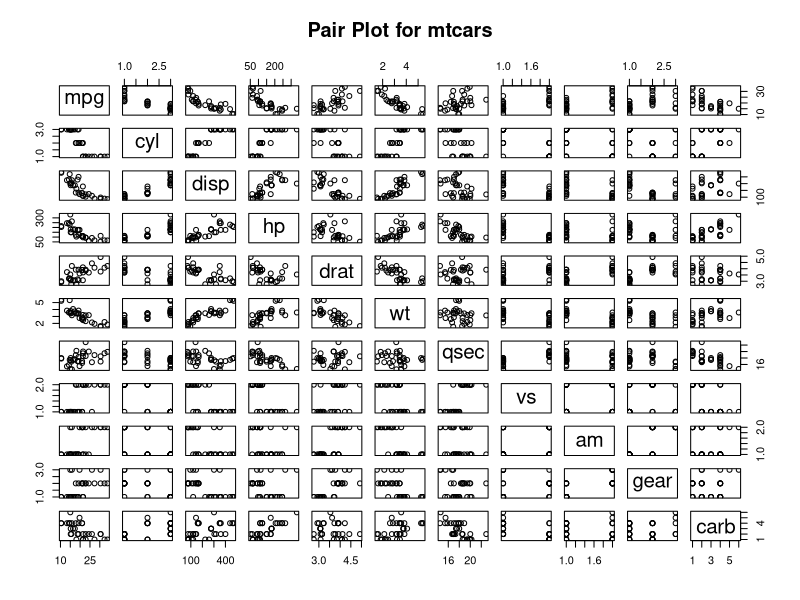
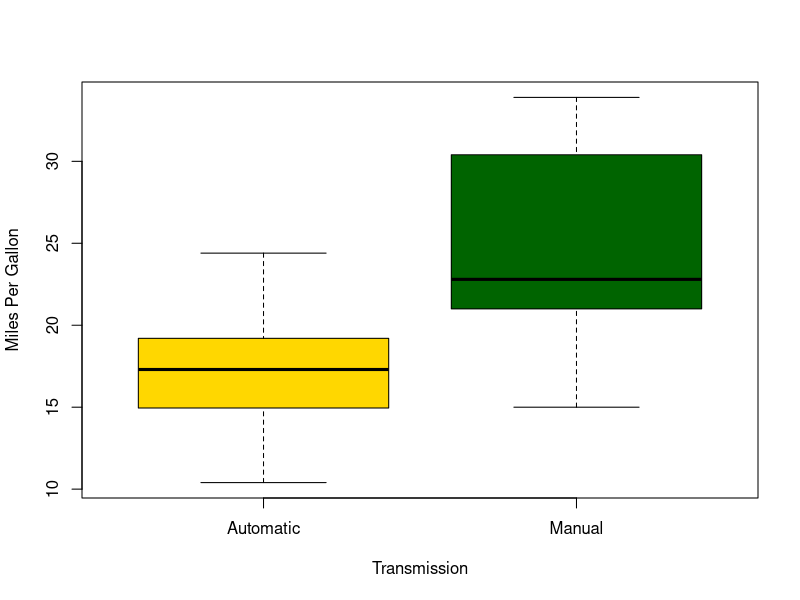

Reproduce these figures in R, in order.
## ---- chunk 1
data(mtcars)

# Convert am from nymeric column to "Automatic/Manual" factor

mtcars$cyl  <- factor(mtcars$cyl)
mtcars$vs   <- factor(mtcars$vs)
mtcars$gear <- factor(mtcars$gear)
mtcars$carb <- factor(mtcars$carb)
mtcars$am   <- factor(mtcars$am,labels=c("Automatic","Manual"))

## ---- chunk 2
ampg <- mtcars[mtcars$am == "Automatic",]
mmpg <- mtcars[mtcars$am == "Manual",]

t.test(ampg$mpg, mmpg$mpg)
## ---- chunk 3

unifit <- lm(mpg~am, data = mtcars)
summary(unifit)


## ---- chunk 4
basefit <- lm(mpg ~ ., data = mtcars)
bestfit <- step(basefit, direction = "both")
## ---- chunk 5
summary(bestfit)

## ---- chunk 6
pairs(mpg ~ ., data=mtcars, main = "Pair Plot for mtcars")
## ---- chunk 7
boxplot(mpg ~ am, data = mtcars, col = (c("gold","darkgreen")), ylab = "Miles Per Gallon", xlab = "Transmission", notch = FALSE)
